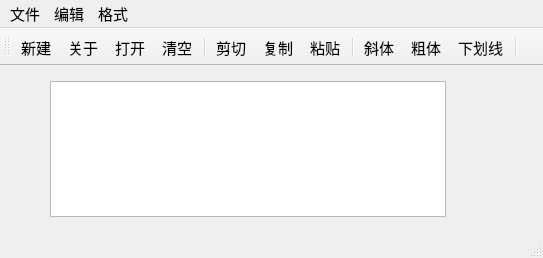
<?xml version="1.0" encoding="UTF-8"?>
<ui version="4.0">
 <class>QWMainWind</class>
 <widget class="QMainWindow" name="QWMainWind">
  <property name="geometry">
   <rect>
    <x>0</x>
    <y>0</y>
    <width>543</width>
    <height>258</height>
   </rect>
  </property>
  <property name="font">
   <font>
    <pointsize>11</pointsize>
   </font>
  </property>
  <property name="windowTitle">
   <string>QWMainWind</string>
  </property>
  <widget class="QWidget" name="centralWidget">
   <widget class="QTextEdit" name="txtEdit">
    <property name="geometry">
     <rect>
      <x>50</x>
      <y>15</y>
      <width>396</width>
      <height>136</height>
     </rect>
    </property>
    <property name="font">
     <font>
      <pointsize>16</pointsize>
     </font>
    </property>
    <property name="html">
     <string>&lt;!DOCTYPE HTML PUBLIC &quot;-//W3C//DTD HTML 4.0//EN&quot; &quot;http://www.w3.org/TR/REC-html40/strict.dtd&quot;&gt;
&lt;html&gt;&lt;head&gt;&lt;meta name=&quot;qrichtext&quot; content=&quot;1&quot; /&gt;&lt;meta charset=&quot;utf-8&quot; /&gt;&lt;style type=&quot;text/css&quot;&gt;
p, li { white-space: pre-wrap; }
hr { height: 1px; border-width: 0; }
li.unchecked::marker { content: &quot;\2610&quot;; }
li.checked::marker { content: &quot;\2612&quot;; }
&lt;/style&gt;&lt;/head&gt;&lt;body style=&quot; font-family:'Microsoft YaHei UI'; font-size:16pt; font-weight:400; font-style:normal;&quot;&gt;
&lt;p style=&quot;-qt-paragraph-type:empty; margin-top:0px; margin-bottom:0px; margin-left:0px; margin-right:0px; -qt-block-indent:0; text-indent:0px;&quot;&gt;&lt;br /&gt;&lt;/p&gt;&lt;/body&gt;&lt;/html&gt;</string>
    </property>
   </widget>
  </widget>
  <widget class="QMenuBar" name="menuBar">
   <property name="geometry">
    <rect>
     <x>0</x>
     <y>0</y>
     <width>543</width>
     <height>29</height>
    </rect>
   </property>
   <widget class="QMenu" name="menu">
    <property name="title">
     <string>文件</string>
    </property>
    <addaction name="actNew"/>
    <addaction name="actOpen"/>
    <addaction name="actabout"/>
    <addaction name="separator"/>
    <addaction name="actClose"/>
   </widget>
   <widget class="QMenu" name="menu_2">
    <property name="title">
     <string>编辑</string>
    </property>
    <addaction name="actCut"/>
    <addaction name="actCopy"/>
    <addaction name="actPaste"/>
    <addaction name="separator"/>
    <addaction name="actClear"/>
   </widget>
   <widget class="QMenu" name="menu_3">
    <property name="title">
     <string>格式</string>
    </property>
    <addaction name="actFontBold"/>
    <addaction name="actFontItalic"/>
    <addaction name="actFontUnder"/>
    <addaction name="separator"/>
    <addaction name="actToolbarLab"/>
   </widget>
   <addaction name="menu"/>
   <addaction name="menu_2"/>
   <addaction name="menu_3"/>
  </widget>
  <widget class="QToolBar" name="mainToolBar">
   <property name="toolButtonStyle">
    <enum>Qt::ToolButtonStyle::ToolButtonTextUnderIcon</enum>
   </property>
   <attribute name="toolBarArea">
    <enum>TopToolBarArea</enum>
   </attribute>
   <attribute name="toolBarBreak">
    <bool>false</bool>
   </attribute>
   <addaction name="actNew"/>
   <addaction name="actabout"/>
   <addaction name="actOpen"/>
   <addaction name="actClear"/>
   <addaction name="separator"/>
   <addaction name="actCut"/>
   <addaction name="actCopy"/>
   <addaction name="actPaste"/>
   <addaction name="separator"/>
   <addaction name="actFontItalic"/>
   <addaction name="actFontBold"/>
   <addaction name="actFontUnder"/>
   <addaction name="separator"/>
  </widget>
  <widget class="QStatusBar" name="statusBar"/>
  <action name="actCut">
   <property name="icon">
    <iconset resource="res.qrc">
     <normaloff>:/images/images/cut.bmp</normaloff>:/images/images/cut.bmp</iconset>
   </property>
   <property name="text">
    <string>剪切</string>
   </property>
   <property name="toolTip">
    <string>剪切</string>
   </property>
   <property name="shortcut">
    <string>Ctrl+X</string>
   </property>
  </action>
  <action name="actCopy">
   <property name="icon">
    <iconset resource="res.qrc">
     <normaloff>:/images/images/120.bmp</normaloff>:/images/images/120.bmp</iconset>
   </property>
   <property name="text">
    <string>复制</string>
   </property>
   <property name="toolTip">
    <string>复制</string>
   </property>
   <property name="shortcut">
    <string>Ctrl+C</string>
   </property>
  </action>
  <action name="actPaste">
   <property name="icon">
    <iconset resource="res.qrc">
     <normaloff>:/images/images/paste.bmp</normaloff>:/images/images/paste.bmp</iconset>
   </property>
   <property name="text">
    <string>粘贴</string>
   </property>
   <property name="toolTip">
    <string>粘贴</string>
   </property>
   <property name="shortcut">
    <string>Ctrl+V</string>
   </property>
  </action>
  <action name="actFontBold">
   <property name="checkable">
    <bool>true</bool>
   </property>
   <property name="icon">
    <iconset resource="res.qrc">
     <normaloff>:/images/images/BLD.BMP</normaloff>:/images/images/BLD.BMP</iconset>
   </property>
   <property name="text">
    <string>粗体</string>
   </property>
   <property name="toolTip">
    <string>粗体</string>
   </property>
  </action>
  <action name="actFontItalic">
   <property name="checkable">
    <bool>true</bool>
   </property>
   <property name="icon">
    <iconset resource="res.qrc">
     <normaloff>:/images/images/ITL.BMP</normaloff>:/images/images/ITL.BMP</iconset>
   </property>
   <property name="text">
    <string>斜体</string>
   </property>
   <property name="toolTip">
    <string>斜体</string>
   </property>
  </action>
  <action name="actFontUnder">
   <property name="checkable">
    <bool>true</bool>
   </property>
   <property name="icon">
    <iconset resource="res.qrc">
     <normaloff>:/images/images/WORDUNDR.BMP</normaloff>:/images/images/WORDUNDR.BMP</iconset>
   </property>
   <property name="text">
    <string>下划线</string>
   </property>
   <property name="toolTip">
    <string>下划线</string>
   </property>
  </action>
  <action name="actClose">
   <property name="icon">
    <iconset resource="res.qrc">
     <normaloff>:/images/images/exit.bmp</normaloff>:/images/images/exit.bmp</iconset>
   </property>
   <property name="text">
    <string>退出</string>
   </property>
   <property name="toolTip">
    <string>退出</string>
   </property>
  </action>
  <action name="actOpen">
   <property name="icon">
    <iconset resource="res.qrc">
     <normaloff>:/images/images/open3.bmp</normaloff>:/images/images/open3.bmp</iconset>
   </property>
   <property name="text">
    <string>打开...</string>
   </property>
   <property name="toolTip">
    <string>打开文件</string>
   </property>
   <property name="shortcut">
    <string>Ctrl+O</string>
   </property>
  </action>
  <action name="actClear">
   <property name="icon">
    <iconset resource="res.qrc">
     <normaloff>:/images/images/103.bmp</normaloff>:/images/images/103.bmp</iconset>
   </property>
   <property name="text">
    <string>清空</string>
   </property>
   <property name="toolTip">
    <string>清空内容</string>
   </property>
  </action>
  <action name="actFont">
   <property name="icon">
    <iconset resource="res.qrc">
     <normaloff>:/images/images/20.ico</normaloff>:/images/images/20.ico</iconset>
   </property>
   <property name="text">
    <string>字体...</string>
   </property>
   <property name="toolTip">
    <string>字体设置</string>
   </property>
  </action>
  <action name="actNew">
   <property name="icon">
    <iconset resource="res.qrc">
     <normaloff>:/images/images/new2.bmp</normaloff>:/images/images/new2.bmp</iconset>
   </property>
   <property name="text">
    <string>新建</string>
   </property>
   <property name="shortcut">
    <string>Ctrl+N</string>
   </property>
  </action>
  <action name="actToolbarLab">
   <property name="checkable">
    <bool>true</bool>
   </property>
   <property name="checked">
    <bool>true</bool>
   </property>
   <property name="text">
    <string>显示工具栏文字标签</string>
   </property>
   <property name="menuRole">
    <enum>QAction::MenuRole::TextHeuristicRole</enum>
   </property>
  </action>
  <action name="actabout">
   <property name="icon">
    <iconset resource="res.qrc">
     <normaloff>:/images/images/20.ico</normaloff>:/images/images/20.ico</iconset>
   </property>
   <property name="text">
    <string>关于</string>
   </property>
   <property name="toolTip">
    <string>关于</string>
   </property>
   <property name="shortcut">
    <string>Ctrl+Z</string>
   </property>
  </action>
 </widget>
 <layoutdefault spacing="6" margin="11"/>
 <resources>
  <include location="res.qrc"/>
 </resources>
 <connections>
  <connection>
   <sender>actClose</sender>
   <signal>triggered()</signal>
   <receiver>QWMainWind</receiver>
   <slot>close()</slot>
   <hints>
    <hint type="sourcelabel">
     <x>-1</x>
     <y>-1</y>
    </hint>
    <hint type="destinationlabel">
     <x>422</x>
     <y>254</y>
    </hint>
   </hints>
  </connection>
  <connection>
   <sender>actClear</sender>
   <signal>triggered()</signal>
   <receiver>txtEdit</receiver>
   <slot>clear()</slot>
   <hints>
    <hint type="sourcelabel">
     <x>-1</x>
     <y>-1</y>
    </hint>
    <hint type="destinationlabel">
     <x>260</x>
     <y>256</y>
    </hint>
   </hints>
  </connection>
  <connection>
   <sender>actCut</sender>
   <signal>triggered()</signal>
   <receiver>txtEdit</receiver>
   <slot>cut()</slot>
   <hints>
    <hint type="sourcelabel">
     <x>-1</x>
     <y>-1</y>
    </hint>
    <hint type="destinationlabel">
     <x>260</x>
     <y>256</y>
    </hint>
   </hints>
  </connection>
  <connection>
   <sender>actCopy</sender>
   <signal>triggered()</signal>
   <receiver>txtEdit</receiver>
   <slot>copy()</slot>
   <hints>
    <hint type="sourcelabel">
     <x>-1</x>
     <y>-1</y>
    </hint>
    <hint type="destinationlabel">
     <x>260</x>
     <y>256</y>
    </hint>
   </hints>
  </connection>
  <connection>
   <sender>actPaste</sender>
   <signal>triggered()</signal>
   <receiver>txtEdit</receiver>
   <slot>paste()</slot>
   <hints>
    <hint type="sourcelabel">
     <x>-1</x>
     <y>-1</y>
    </hint>
    <hint type="destinationlabel">
     <x>260</x>
     <y>256</y>
    </hint>
   </hints>
  </connection>
 </connections>
</ui>
